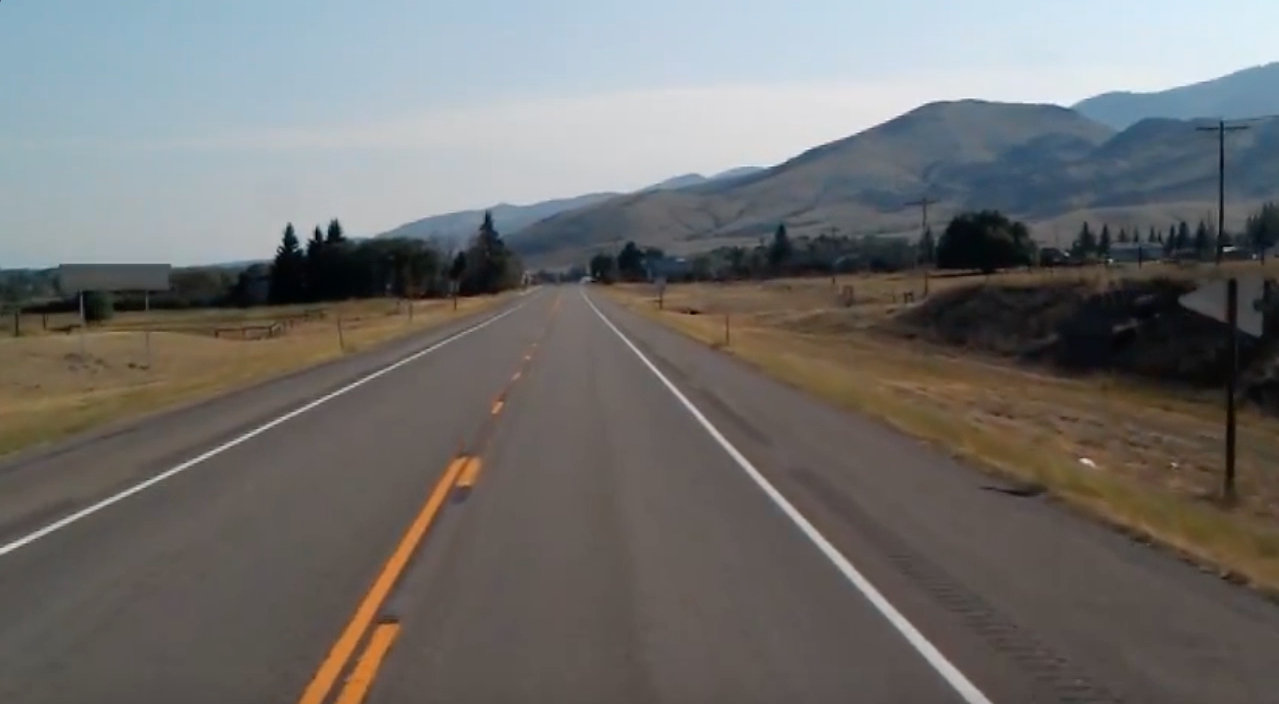
#> input picture detecting-lanes/test_image.jpg, 1279 x 704 px
$ python detecting-lanes.py
#> lines starting #> are read from the running program, lines starting #| are printed output that depends on the picture; after the words box and inside, x2 and y2 are one past the last pixel; in counts of white or black regions, pixels touching at a corner belong together; pictures that were not available may be replaced by others from this repository, and a replacement may not be noted
"""
The pipeline is as follows:

1) Convert frame to grayscale
2) Create masks for yellow and white pixels
3) Apply a Gaussian smoothing
4) Apply a Canny edge detection
5) Create an additional mask to focus on the "region of interest" in front of the vehicle
6) Convert the points(i.e. pixels) in XY space to a line in Hough space
7) Where the lines in Hough space intersect (i.e. a point) a line exists in XY space
8) Using the extrema of the lines generated, create two averaged line s 9) Create two averaged lines across frames for a smooth video playback
10) Draw the lines to each frame
"""

import cv2
import numpy as np
import sys

def make_points(image, line):
    slope, intercept = line
    y1 = int(image.shape[0])# bottom of the image
    y2 = int(y1*3/5)         # slightly lower than the middle
    x1 = int((y1 - intercept)/slope)
    x2 = int((y2 - intercept)/slope)
    return [[x1, y1, x2, y2]]

def average_slope_intercept(image, lines):
    left_fit    = []
    right_fit   = []
    if lines is None:
        return None
    for line in lines:
        for x1, y1, x2, y2 in line:
            fit = np.polyfit((x1,x2), (y1,y2), 1)
            slope = fit[0]
            intercept = fit[1]
            if slope < 0: # y is reversed in image
                left_fit.append((slope, intercept))
            else:
                right_fit.append((slope, intercept))
    # add more weight to longer lines
    left_fit_average  = np.average(left_fit, axis=0)
    right_fit_average = np.average(right_fit, axis=0)
    left_line  = make_points(image, left_fit_average)
    right_line = make_points(image, right_fit_average)
    averaged_lines = [left_line, right_line]
    return averaged_lines

def canny(img):
    gray = cv2.cvtColor(img, cv2.COLOR_RGB2GRAY)
    kernel = 5
    blur = cv2.GaussianBlur(gray,(kernel, kernel),0)
    canny = cv2.Canny(gray, 50, 150)
    return canny

def display_lines(img,lines):
    line_image = np.zeros_like(img)
    if lines is not None:
        for line in lines:
            for x1, y1, x2, y2 in line:
                cv2.line(line_image,(x1,y1),(x2,y2),(255,0,0),10)
    return line_image

"""def region_of_interest(canny):
    height = canny.shape[0]
    width = canny.shape[1]
    mask = np.zeros_like(canny)

    triangle = np.array([[
    (200, height),
    (550, 250),
    (1100, height),]], np.int32)

    cv2.fillPoly(mask, triangle, 255)
    masked_image = cv2.bitwise_and(canny, mask)
    return masked_image

def region_of_interest(image):
	height = image.shape[0]
	polygons = np.array([
		[(200, height),(1100, height),(550, 250)]
		])
	mask = np.zeros_like(image)
	cv2.fillPoly(mask, polygons, 255) # Fill poly function deals with multiple polygon
	masked_image = cv2.bitwise_and(image, mask) # Bitwise operation between canny image and mask image
	return masked_image"""

def region_of_interest(img, vertices):
    """
    Applies an image mask.

    Only keeps the region of the image defined by the polygon
    formed from `vertices`. The rest of the image is set to black.
    """
    #defining a blank mask to start with
    mask = np.zeros_like(img)

    #defining a 3 channel or 1 channel color to fill the mask with depending on the input image
    if len(img.shape) > 2:
        channel_count = img.shape[2]  # i.e. 3 or 4 depending on your image
        ignore_mask_color = (255,) * channel_count
    else:
        ignore_mask_color = 255

    #filling pixels inside the polygon defined by "vertices" with the fill color
    cv2.fillPoly(mask, vertices, ignore_mask_color)

    #returning the image only where mask pixels are nonzero
    masked_image = cv2.bitwise_and(img, mask)
    return masked_image

"""image = cv2.imread('test_image.jpg')
lane_image = np.copy(image)
lane_canny = canny(lane_image)
cropped_canny = region_of_interest(lane_canny)
lines = cv2.HoughLinesP(cropped_canny, 2, np.pi/180, 100, np.array([]), minLineLength=40,maxLineGap=5)
averaged_lines = average_slope_intercept(image, lines)
line_image = display_lines(lane_image, averaged_lines)
combo_image = cv2.addWeighted(lane_image, 0.8, line_image, 1, 0)
cv2.imshow("result", combo_image)"""

#
image = cv2.imread('test_image.jpg')
#> image is the input picture: shape (704, 1279, 3); mean B, G, R 109.7, 111.3, 112.3
lane_image = np.copy(image)
lane_canny = canny(lane_image)
#> in canny, `canny = cv2.Canny(gray, 50, 150)`:
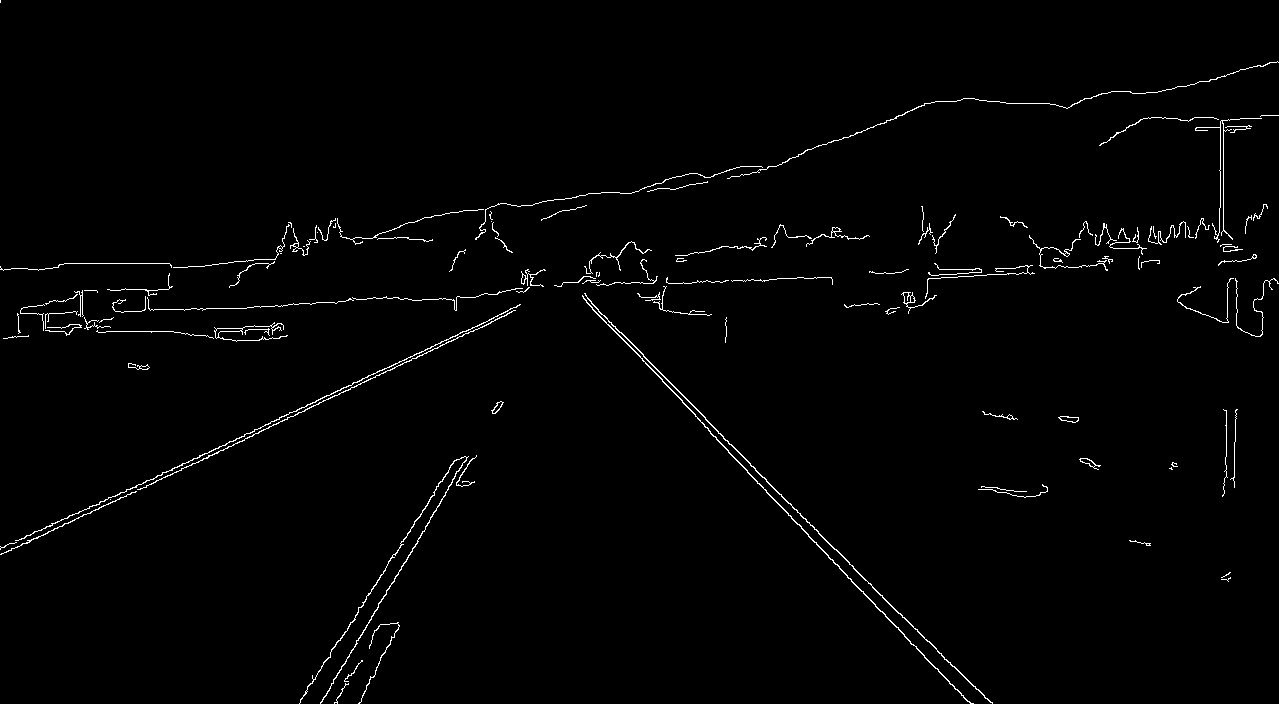
#> canny: shape (704, 1279); 1.3% white in thin lines or dots

imshape = image.shape
#> imshape = (704, 1279, 3)
lower_left = [imshape[1]/9,imshape[0]]
#> lower_left = [142.1, 704]
lower_right = [imshape[1]-imshape[1]/9,imshape[0]]
#> lower_right = [1136.9, 704]
top_left = [imshape[1]/2-imshape[1]/8,imshape[0]/2+imshape[0]/10]
#> top_left = [479.6, 422.4]
top_right = [imshape[1]/2+imshape[1]/8,imshape[0]/2+imshape[0]/10]
#> top_right = [799.4, 422.4]
vertices = [np.array([lower_left,top_left,top_right,lower_right],dtype=np.int32)]

cropped_canny = region_of_interest(lane_canny, vertices)
#> in region_of_interest, `cv2.fillPoly(mask, vertices, ignore_mask_color)`: mask: shape (704, 1279); 20.6% white; 1 white region, box (x1, y1, x2, y2) and area: (143, 422, 1136, 704) 185329
#> in region_of_interest, `masked_image = cv2.bitwise_and(img, mask)`: masked_image: shape (704, 1279); 0.25% white in thin lines or dots, all inside (x1, y1, x2, y2) = (299, 422, 993, 704)

lines = cv2.HoughLinesP(cropped_canny, 2, np.pi/180, 100, np.array([]), minLineLength=40,maxLineGap=5)
#> lines = [[849, 564, 902, 617], [728, 452, 875, 604], [709, 422, 755, 468], [320, 703, 452, 482], [300, 700, 350, 622], [708, 422, 927, 641], [393, 557, 454, 460], [847, 577, 904, 634], [340, 640, 373, 586], [931, 663, 970, 703]]
averaged_lines = average_slope_intercept(image, lines)
#> the loop in average_slope_intercept, `for line in lines:` made 10 passes
#> after the loop in average_slope_intercept, `for line in lines:`: left_fit = [(-1.67, 1238.8), (-1.56, 1168), (-1.59, 1181.9), (-1.64, 1196.4)]; right_fit = [(1, -285), (1.03, -300.8), (1, -287), (1, -286), (1, -270), (1.03, -291.9)]
#> in average_slope_intercept, `left_fit_average  = np.average(left_fit, axis=0)`: left_fit_average = [-1.62, 1196.3]
#> in average_slope_intercept, `right_fit_average = np.average(right_fit, axis=0)`: right_fit_average = [1.01, -286.8]
#> in make_points, `slope, intercept = line`: slope = -1.62; intercept = 1196.3
#> in make_points, `x1 = int((y1 - intercept)/slope)`: x1 = 304
#> in make_points, `x2 = int((y2 - intercept)/slope)`: x2 = 479
#> in average_slope_intercept, `left_line  = make_points(image, left_fit_average)`: left_line = [[304, 704, 479, 422]]
#> in average_slope_intercept, `right_line = make_points(image, right_fit_average)`: right_line = [[981, 704, 701, 422]]
#> in average_slope_intercept, `averaged_lines = [left_line, right_line]`: averaged_lines = [[[304, 704, 479, 422]], [[981, 704, 701, 422]]]
#> averaged_lines = [[[304, 704, 479, 422]], [[981, 704, 701, 422]]]
line_image = display_lines(lane_image, averaged_lines)
#> the loop in display_lines, `for line in lines:` made 2 passes
combo_image = cv2.addWeighted(lane_image, 0.8, line_image, 1, 0)
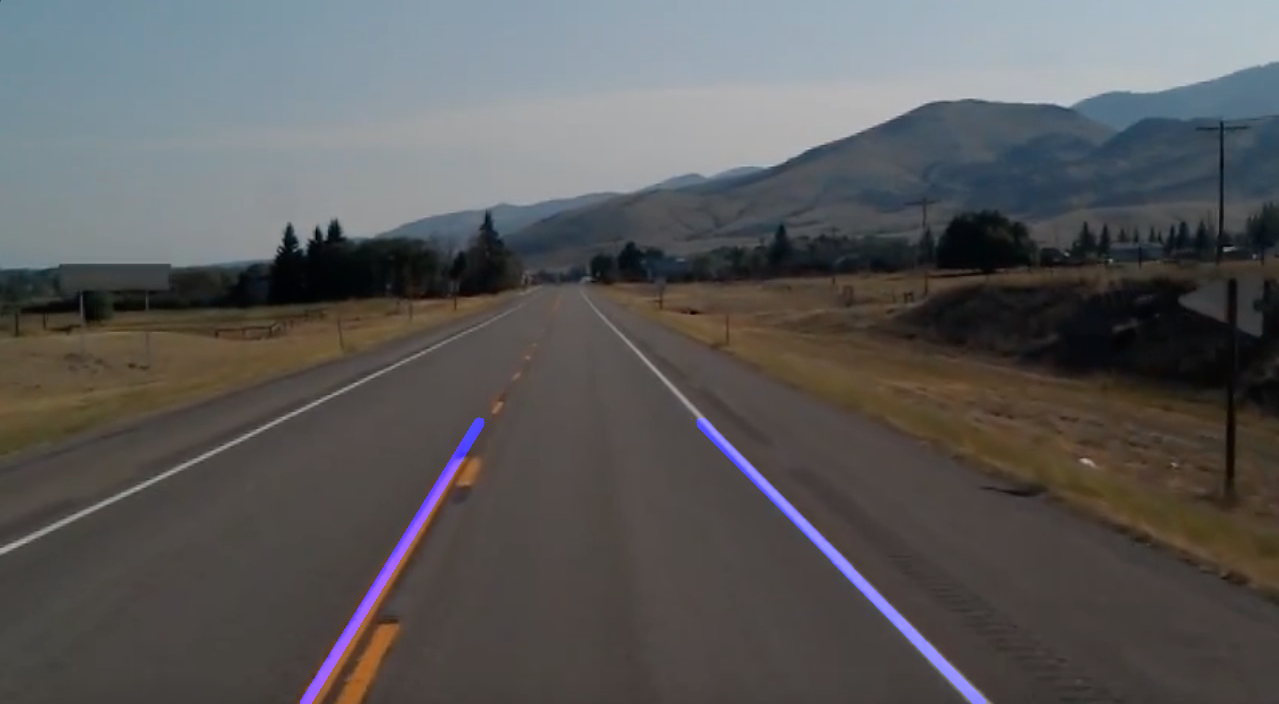
#> combo_image: shape (704, 1279, 3); mean B, G, R 89.2, 89, 89.8
cv2.imshow("result", combo_image)


cap = cv2.VideoCapture("test2.mp4")
while(cap.isOpened()):
    _, frame = cap.read()
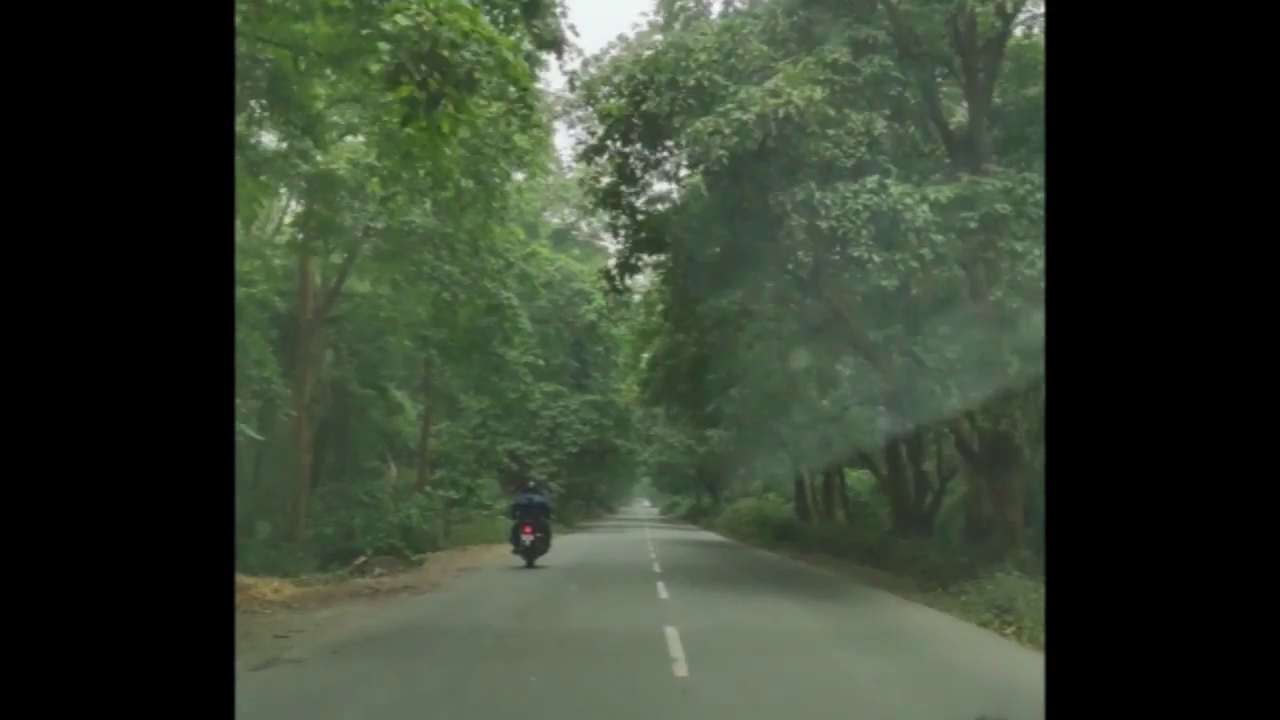
#> input picture frame 12 of detecting-lanes/normal_road.mp4, 1280 x 720 px, given in place of test2.mp4, which was not available
#> frame is the input picture: shape (720, 1280, 3); mean B, G, R 48.6, 64.1, 53.9
    canny_image = canny(frame)
#> in canny (call 2), `canny = cv2.Canny(gray, 50, 150)`: canny: shape (720, 1280); 2.4% white in thin lines or dots, all inside (x1, y1, x2, y2) = (234, 0, 1046, 720)

    imshape = frame.shape
#> imshape = (720, 1280, 3)
    lower_left = [imshape[1]/9,imshape[0]]
#> lower_left = [142.2, 720]
    lower_right = [imshape[1]-imshape[1]/9,imshape[0]]
    top_left = [imshape[1]/2-imshape[1]/8,imshape[0]/2+imshape[0]/10]
    top_right = [imshape[1]/2+imshape[1]/8,imshape[0]/2+imshape[0]/10]
    vertices = [np.array([lower_left,top_left,top_right,lower_right],dtype=np.int32)]

    cropped_canny = region_of_interest(canny_image, vertices)
#> in region_of_interest (call 2), `cv2.fillPoly(mask, vertices, ignore_mask_color)`: mask: shape (720, 1280); 20.6% white; 1 white region, box (x1, y1, x2, y2) and area: (143, 432, 1137, 720) 189413
#> in region_of_interest (call 2), `masked_image = cv2.bitwise_and(img, mask)`:
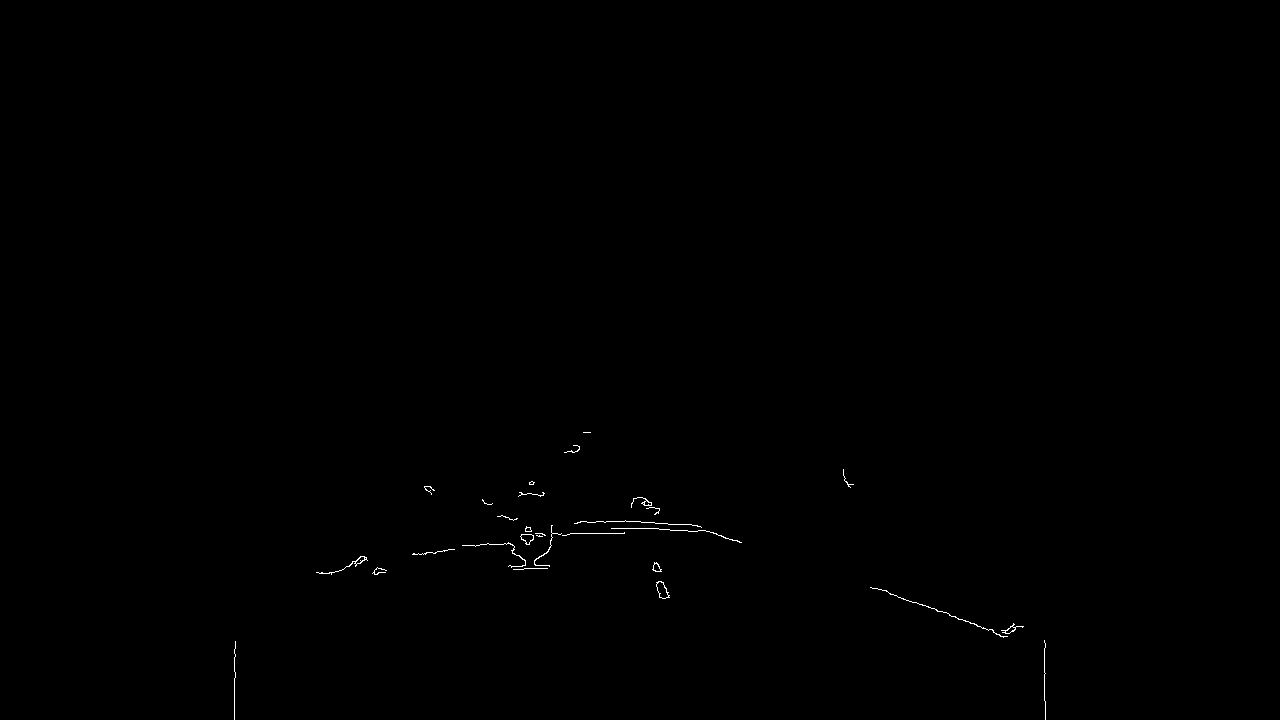
#> masked_image: shape (720, 1280); 0.17% white in thin lines or dots, all inside (x1, y1, x2, y2) = (234, 432, 1046, 720)
    lines = cv2.HoughLinesP(cropped_canny, 2, np.pi/180, 100, np.array([]), minLineLength=40,maxLineGap=5)
#> lines = [[951, 616, 993, 630], [890, 594, 955, 616]]
    averaged_lines = average_slope_intercept(frame, lines)
#> the loop in average_slope_intercept (call 2), `for line in lines:` made 2 passes
#> (the run stopped early here; a loop or call above may not have finished)
